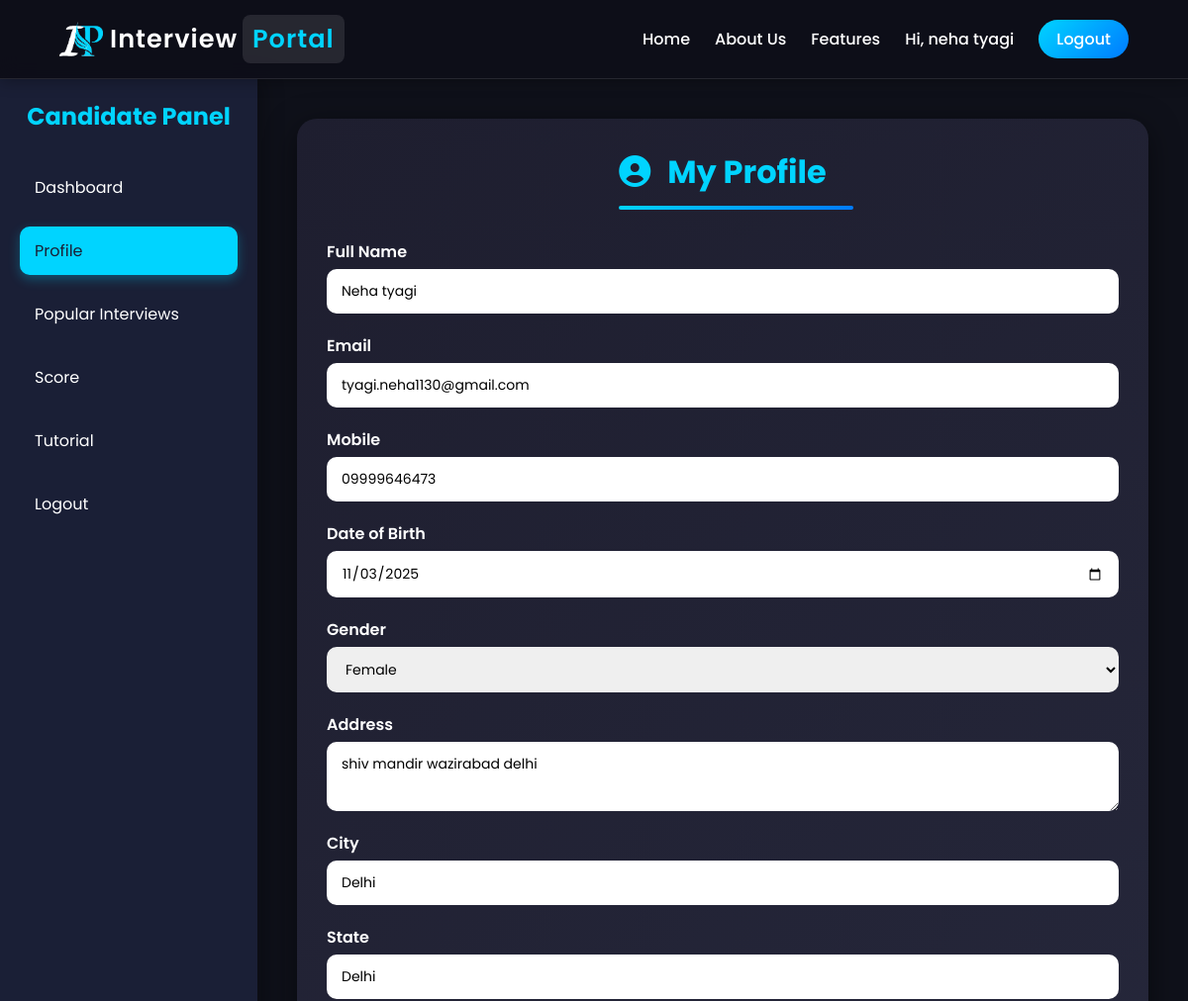
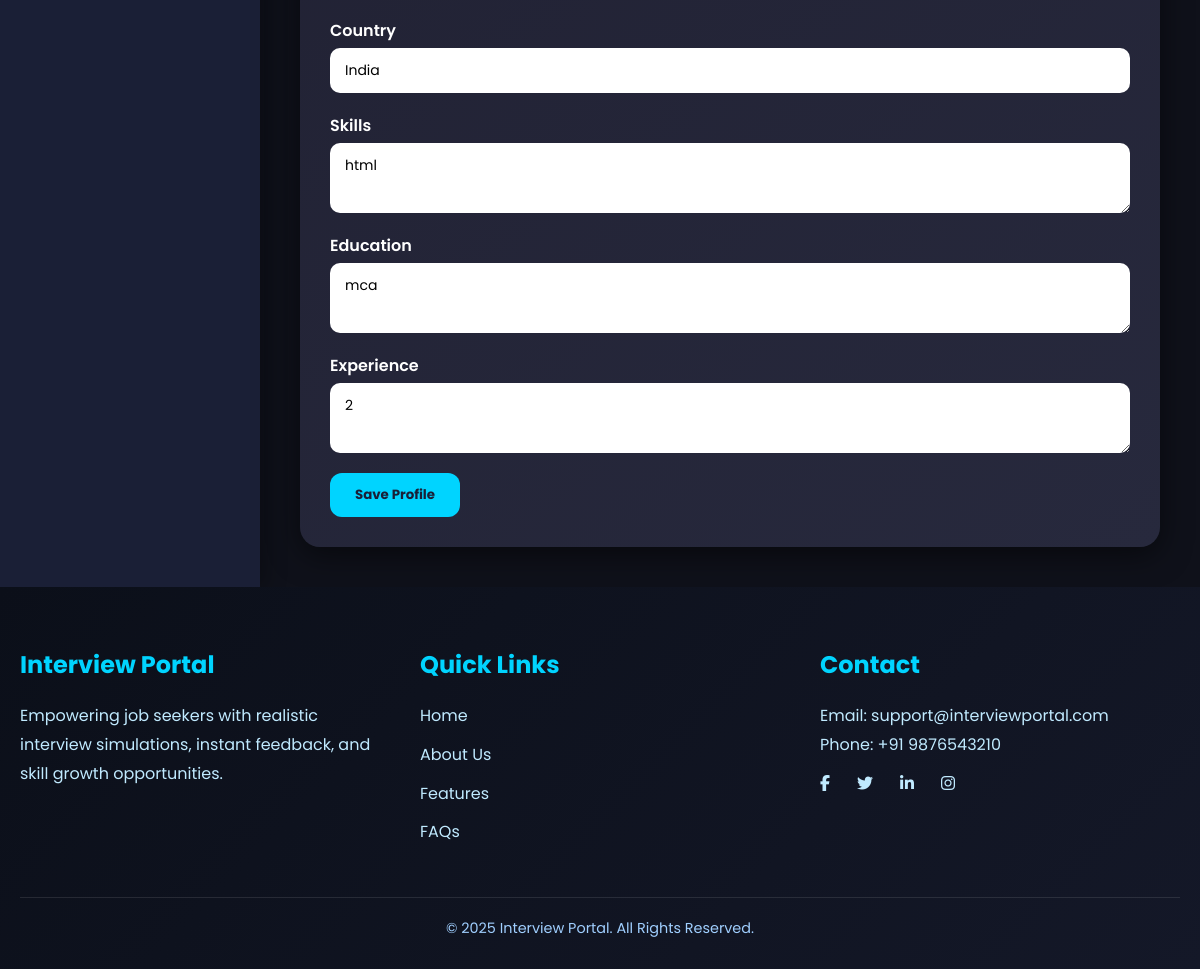
The app's page /profile.php (signed in) with its own data (2 pictures, top to bottom).
### tables this page shows
CREATE TABLE `candidate_profile` (
  `id` int(11) NOT NULL,
  `user_id` int(11) NOT NULL,
  `fullname` varchar(100) NOT NULL,
  `email` varchar(100) NOT NULL,
  `mobile` varchar(20) NOT NULL,
  `dob` date DEFAULT NULL,
  `gender` enum('Male','Female','Other') DEFAULT NULL,
  `address` text DEFAULT NULL,
  `city` varchar(50) DEFAULT NULL,
  `state` varchar(50) DEFAULT NULL,
  `country` varchar(50) DEFAULT NULL,
  `skills` text DEFAULT NULL,
  `education` text DEFAULT NULL,
  `experience` text DEFAULT NULL,
  `created_at` timestamp NOT NULL DEFAULT current_timestamp(),
  `updated_at` timestamp NOT NULL DEFAULT current_timestamp() ON UPDATE current_timestamp()
);

### profile.php (the view, shortened to what this page needs)
<link rel="stylesheet" href="https://cdnjs.cloudflare.com/ajax/libs/font-awesome/6.4.0/css/all.min.css">
<?php
include 'header.php';
$user_id = $_SESSION['user']['id'];
$profile = $conn->query("SELECT * FROM candidate_profile WHERE user_id = $user_id")->fetch_assoc();
    ?>
<div class="dashboard-container">
  <?php include 'sidebar.php'; ?>
  <main class="main-content">
    <div class="card">
      <div class="profile-header">
        <h1><i class="fa fa-user-circle"></i> My Profile</h1>
      </div>
      <form method="POST">
        <div class="form-group">
          <label>Full Name</label>
          <input type="text" name="fullname" class="form-control" value="<?php echo $profile['fullname']; ?>" required>
        </div>
        <div class="form-group">
          <label>Email</label>
          <input type="email" name="email" class="form-control" value="<?php echo $profile['email']; ?>" required>
        </div>
        <div class="form-group">
          <label>Mobile</label>
          <input type="text" name="mobile" class="form-control" value="<?php echo $profile['mobile']; ?>" required>
        </div>
        <div class="form-group">
          <label>Date of Birth</label>
          <input type="date" name="dob" class="form-control" value="<?php echo $profile['dob']; ?>">
        </div>
        <div class="form-group">
          <label>Gender</label>
          <select name="gender" class="form-control">
            <option value="Female" <?php if($profile['gender']=='Female') echo 'selected'; ?>>Female</option>
          </select>
        </div>
        <div class="form-group">
          <label>Address</label>
          <textarea name="address" class="form-control"><?php echo $profile['address']; ?></textarea>
        </div>
        <div class="form-group">
          <label>City</label>
          <input type="text" name="city" class="form-control" value="<?php echo $profile['city']; ?>">
        </div>
        <div class="form-group">
          <label>State</label>
          <input type="text" name="state" class="form-control" value="<?php echo $profile['state']; ?>">
        </div>
        <div class="form-group">
          <label>Country</label>
          <input type="text" name="country" class="form-control" value="<?php echo $profile['country']; ?>">
        </div>
        <div class="form-group">
          <label>Skills</label>
          <textarea name="skills" class="form-control"><?php echo $profile['skills']; ?></textarea>
        </div>
        <div class="form-group">
          <label>Education</label>
          <textarea name="education" class="form-control"><?php echo $profile['education']; ?></textarea>
        </div>
        <div class="form-group">
          <label>Experience</label>
          <textarea name="experience" class="form-control"><?php echo $profile['experience']; ?></textarea>
        </div>
        <button type="submit" name="save_profile" class="btn-action">Save Profile</button>
      </form>
    </div>
  </main>
</div>
<?php include 'footer.php'; ?>

### header.php (style rules this page uses)
* { margin: 0; padding: 0; box-sizing: border-box; font-family: 'Poppins', sans-serif; }
html, body { width: 100%; min-height: 100%; background: #0b0f19; color: #fff; scroll-behavior: smooth; }
body { padding-top: 80px; }

### profile.php (style rules this page uses)
.profile-header { text-align: center; margin-bottom: 30px; }
.profile-header h1 { font-size: 32px; color: #00d4ff; position: relative; display: inline-block; font-weight: 700; }
.profile-header h1 i { margin-right: 10px; }
.profile-header h1::after { content: ''; display: block; width: 113%; height: 4px; background: linear-gradient(to right, #00d4ff, #007bff); margin: 10px auto 0; border-radius: 2px; }
.dashboard-container { display: flex; min-height: 100vh; background: #0f111a; font-family: 'Poppins', sans-serif; }
.main-content { flex-grow: 1; padding: 40px; }
.card { background: linear-gradient(145deg,#1e1e2f,#27293d); padding: 30px; border-radius: 20px; box-shadow: 0 8px 30px rgba(0,0,0,0.5); color: #fff; }
.form-group { margin-bottom: 20px; }
.form-group label { display: block; margin-bottom: 5px; font-weight: 600; }
.form-control { width: 100%; padding: 12px 15px; border-radius: 10px; border: none; outline: none; font-size: 14px; }
textarea.form-control { min-height: 70px; }
.btn-action { background: #00d4ff; color: #1a1f36; padding: 12px 25px; border-radius: 12px; font-weight: 700; border: none; cursor: pointer; transition: all 0.3s ease; }

### records on screen
candidate_profile: fullname "Neha tyagi", email "tyagi.neha1130@gmail.com", mobile "09999646473", dob "11/03/2025", gender "Female", address "shiv mandir wazirabad delhi", city "Delhi", state "Delhi", country "India", skills "html", education "mca", experience "2"

### other values on screen
$_SESSION['user']['name'] "neha tyagi"
$title "Dashboard"
$title "Profile"
$title "Popular Interviews"
$title "Score"
$title "Tutorial"
$title "Logout"
